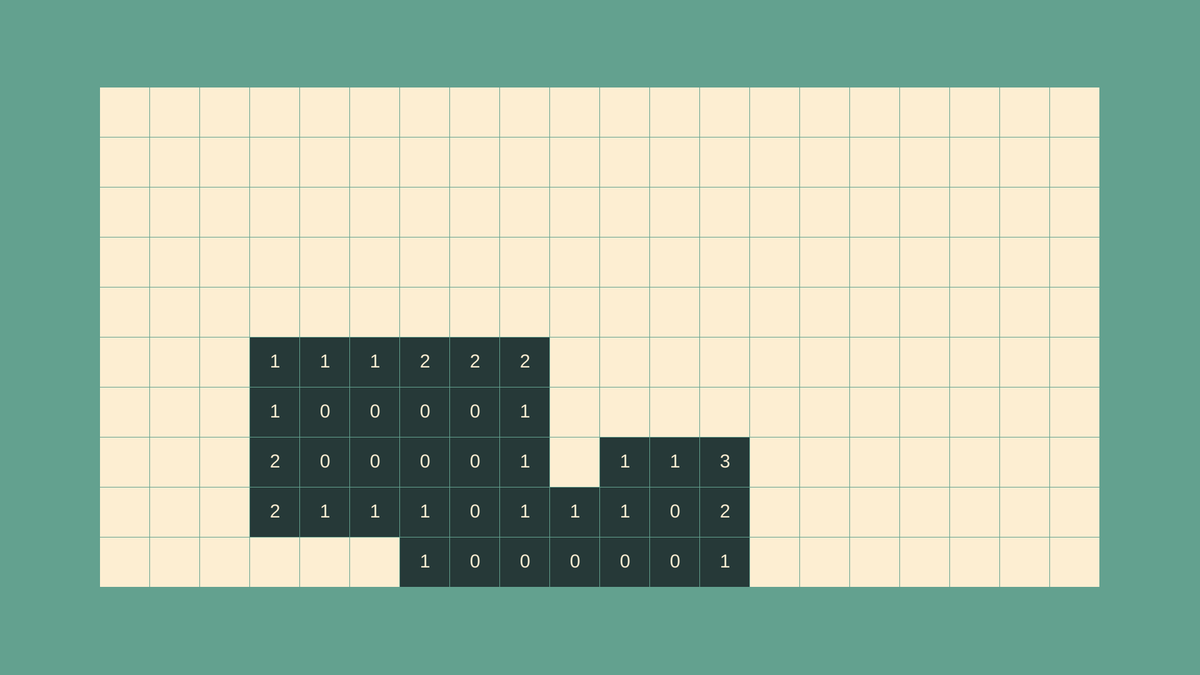
Frame 1 (no input)
Frame 60 (no input): identical to frame 1, image omitted
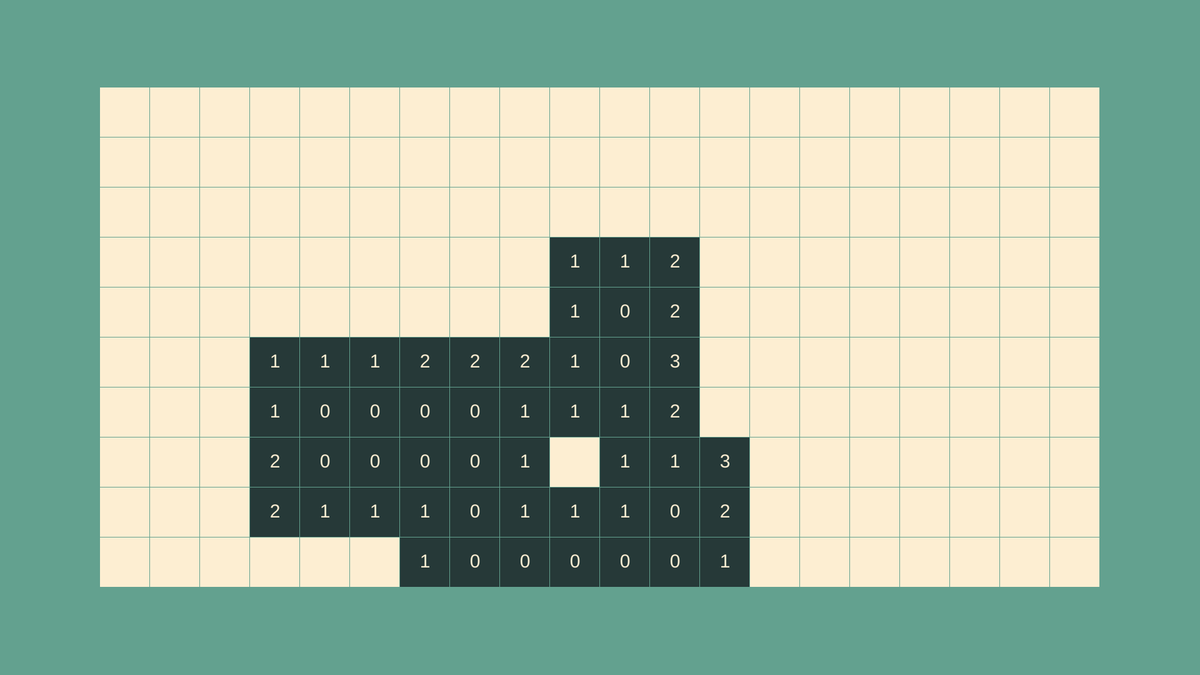
Frame 120 (the mouse pressed at the canvas centre since frame 60)

The p5.js sketch that drew these frames (run headless with seeded random() and noise() and a simulated clock; from frame 60 on, the mouse is pressed at the canvas centre):

// p5.js sketch
// ── sketch.js
const bgcolor = '#63A18F';
const safe = '#263938';
const empty = '#FDEED2';
const bomb = '#ed2846';
const maybeBomb = '#FB9E55';


class Point{
  constructor(x, y){
    this.x = x;
    this.y = y;
  }
}

const CENTERED = true;

const totX = 20;
const totY = 10;
const squareDim = 80;
const totBomb = 40;
const offset = new Point(100, 100); //if CENTERED===true the value will be overwritten
let squares = [];
let clickedX, clickedY;
let won = false;
let lost = false;

//-------------------------------------------------------//setup

function setup()
{
  console.log('ciao');
  textSize(squareDim);
  createCanvas(1920, 1080);
  noStroke();
  frameRate(30);

  if( CENTERED )
  {
    offset.x = (width  - squareDim*totX)/2;
    offset.y = (height - squareDim*totY)/2;
  }

  squares.length = totY;

  for( let i=0; i<squares.length; i++ )
  {
    squares[i] = [];
    squares[i].length = totX;
    for( let j=0; j<squares[i].length; j++ )
      squares[i][j] = new Square(new Point(offset.x+squareDim*j, offset.y+squareDim*i), 0);
  }

  calcType();

  selectOneZeroToStart();
}

//-------------------------------------------------------//draw

function draw()
{
  background(bgcolor);
  for( let i=0; i<totY; i++ )
    for( let j=0; j<totX; j++ )
      squares[i][j].draw();
}

//-------------------------------------------------------//mouse pressed

function mousePressed()
{
  keyPressed(false);
}

function keyPressed(k){
  
  if( checkWin() )
    return;
  
  if( k )
    if( k.key === 'a' )
      mouseButton = LEFT;
    else if( k.key === 'd' || k.key === ' ' )
      mouseButton = RIGHT;
    else return;
  
  clickedX = floor((mouseX - offset.x)/squareDim);
  clickedY = floor((mouseY - offset.y)/squareDim);
  
  if( clickedY<0 || clickedY>=totY  ||  clickedX<0 || clickedX>=totX )
    return;

  if( mouseButton === LEFT )
  {
    squares[clickedY][clickedX].clicked();
    if( squares[clickedY][clickedX].type === 0 )
      selectAllSqaresAround(clickedY, clickedX);
  }
  else if ( mouseButton === RIGHT )
  {
    if( squares[clickedY][clickedX].isFound === false )
      squares[clickedY][clickedX].rightClicked();
    else
      selectAllSqaresAround(clickedY, clickedX);
  }

}
//-------------------------------------------------------//select one zero to start the game without useless randomness

function selectOneZeroToStart()
{
  let rx, ry;
  while(true){
    rx = floor(random(totX));
    ry = floor(random(totY));

    if( squares[ry][rx].type === 0 )
    {
      squares[ry][rx].clicked();
      selectAllSqaresAround(ry, rx);
      return;
    }
  }
}

//-------------------------------------------------------//click all square around and expand if '0'

function selectAllSqaresAround(y, x)
{
  let buff = [];

  for( let i=-1; i<=1; i++ )
        for( let j=-1; j<=1; j++ )
    {
      if(i===0 && j===0)
        continue;
      if( y+i<0 || y+i>=totY  ||  x+j<0 || x+j>=totX )
        continue;


      if( squares[y+i][x+j].type === 0 && squares[y+i][x+j].isFound === false )
        buff.push(new Point(x+j, y+i));

      squares[y+i][x+j].clicked();
    }


  for( let i=0; i<buff.length; i++ )
  {
    selectAllSqaresAround(buff[i].y, buff[i].x);
  }

}

//-------------------------------------------------------//change the type of all the squares

function calcType()
{
  for(let i=0; i<totBomb; i++)
  {
    let rx = floor(random(totX));
    let ry = floor(random(totY));
    if(squares[ry][rx].type === "bomb")
    {
      i--;
      continue;
    }
    squares[ry][rx].type = "bomb";
  }


  for( let i=0; i<totY; i++ )
    for( let j=0; j<totX; j++ )
    {
      if(squares[i][j].type != "bomb")
        squares[i][j].type = countBomb(i, j);
    }
}

//-------------------------------------------------------//count how many bomb are on the 8 square around

function countBomb(y, x)
{
  let n = 0;
  for( let i=-1; i<=1; i++ )
    for( let j=-1; j<=1; j++ )
    {
      if(i===0 && j===0)
        continue;

      if( y+i<0 || y+i>=totY  ||  x+j<0 || x+j>=totX )
        continue;

      if(squares[y+i][x+j].type === "bomb")
        n++;
    }
  return n;
}

//-------------------------------------------------------//finish the game
//(loss)
function endGame()
{
  lost = true;
  for( let i=0; i<totY; i++ )
    for( let j=0; j<totX; j++ )
    {
      if( squares[i][j].type === "bomb" )
        squares[i][j].isFound = true;
        squares[i][j].couldBeBomb = false;
    }
  let i;
}

function checkWin()
{
  if( won == true )
    return true;
  if( lost == true )
    return false;
  
  for( let i=0; i<totY; i++ )
    for( let j=0; j<totX; j++ )
      if( squares[i][j].type == 'bomb' && squares[i][j].couldBeBomb || squares[i][j].type != 'bomb' && squares[i][j].isFound ) {
        won = true;
        alert("you won!\nUI is hard T.T");
      }else{
        return false;
      }
  return true;
}

// ── Square.js
class Square {
  //xy point
  //width height
  //type
  
  constructor(p, type) {
    this.p = p;
    this.width = squareDim;
    this.height = squareDim;
    this.type = type;
    this.isFound = false;
    this.couldBeBomb = false;
    textSize(30);
    textAlign(CENTER, CENTER);
  }
  
  rightClicked(){
    this.couldBeBomb = !this.couldBeBomb;
  }
  
  clicked(){
    if( this.isFound || this.couldBeBomb )
      return;
      
    if( this.type === "bomb" )
    {
      endGame();
      return;
    }
    
    this.isFound = true;
  }

  draw(){
    if( this.couldBeBomb )
      fill(maybeBomb);
    else if( !this.isFound )
      fill(empty);
    else if( this.type === "bomb" )
      fill(bomb);
    else
      fill(safe);
    
    rect(this.p.x, this.p.y, this.width-1, this.height-1);
    
    
    fill(empty);
    if(this.type != "bomb" && this.isFound )
      text(this.type, this.p.x+this.width/2, this.p.y+this.height/2);
    
  }

}
